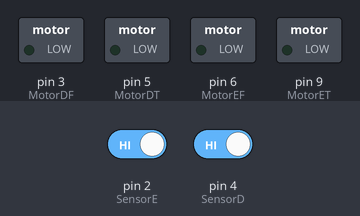
The sketch below on a simulated Arduino Uno, built with avr-gcc and run on an emulated ATmega328P. Shown: switched loads named in the sketch (green lamp = pin HIGH). The test bench sets the inputs (shaded band); at power-on: pin 2 (SensorE) HIGH, pin 4 (SensorD) HIGH.

Above: at 1.2 s.
1.3 s: pin 2 (SensorE) driven LOW
At 2.1 s:
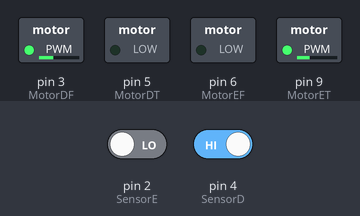
2.8 s: pin 4 (SensorD) driven LOW
At 3.2 s:
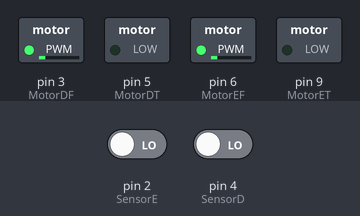
4.3 s: pin 2 (SensorE) driven HIGH
At 5.6 s:
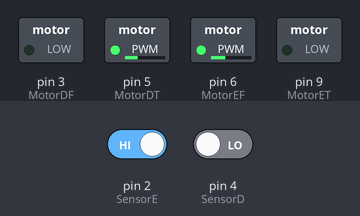
Timing chart, 0 to 7.3 s (numbered marks = the images above; inputs shaded):
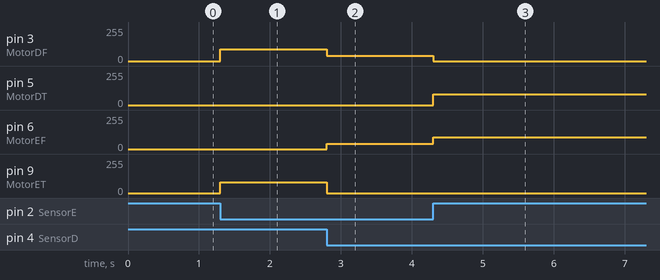

Measured:
- after the input at 1.3 s, pin 3 (MotorDF): 0/255 → 90/255 at once; pin 9 (MotorET): 0/255 → 80/255 at once
- after the input at 2.8 s, pin 3 (MotorDF): 90/255 → 40/255 at once; pin 6 (MotorEF): 0/255 → 40/255 at once; pin 9 (MotorET): 80/255 → 0/255 at once
- after the input at 4.3 s, pin 3 (MotorDF): 40/255 → 0/255 at once; pin 5 (MotorDT): 0/255 → 80/255 at once; pin 6 (MotorEF): 40/255 → 90/255 at once

The sketch:

Principal.ino
```cpp
#define SensorE 2//ROXO
#define SensorD 4//LARANJA
#define MotorET 9//BRANCO
#define MotorEF 6//AZUL
#define MotorDT 5//CINZA
#define MotorDF 3//ROXO
#define Velocidade 90
#define VelocidadeP 80
#define VelocidadeR 40


void setup() {
  bool EstadoE = !digitalRead(SensorE);
  bool EstadoD = !digitalRead(SensorD);
  pinMode(SensorE, INPUT);
  pinMode(SensorD, INPUT);
  pinMode(MotorEF, OUTPUT);
  pinMode(MotorET, OUTPUT);
  pinMode(MotorDF, OUTPUT);
  pinMode(MotorDT, OUTPUT);
}

void loop() {
  // put your main code here, to run repeatedly:
  bool EstadoE = !digitalRead(SensorE);
  bool EstadoD = !digitalRead(SensorD);
 if(EstadoE && EstadoD) {
   analogWrite(MotorEF, VelocidadeR);
   analogWrite(MotorDF, VelocidadeR);
   analogWrite(MotorET, 0);
   analogWrite(MotorDT, 0);
 }
 else if (!EstadoE && EstadoD){
   analogWrite(MotorEF, Velocidade);
   analogWrite(MotorDF, 0);
   analogWrite(MotorET, 0);
   analogWrite(MotorDT, VelocidadeP);
 }
 else if (EstadoE && !EstadoD){
   analogWrite(MotorEF, 0);
   analogWrite(MotorDF, Velocidade);
   analogWrite(MotorET, VelocidadeP);
   analogWrite(MotorDT, 0);
 }
  else if (!EstadoE && !EstadoD){
    analogWrite(MotorDF, 0);
    analogWrite(MotorDT, 0);
    analogWrite(MotorEF, 0);
    analogWrite(MotorET, 0);
  }
}
```
